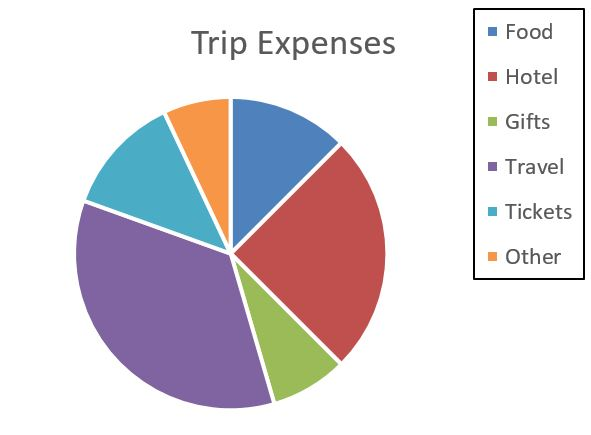
%> input picture Test Case 1/2.JPG, 591 x 435 px
$ octave --eval "result = Edgebased(imread('Test Case 1/2.JPG'));"   (GNU Octave 9; MATLAB toolbox functions it lacks are replaced by stand-ins)
%> lines starting %> are read from the running program, lines starting %| are printed output that depends on the picture; in (x1, y1, x2, y2) boxes, pixels count from 0 and x2, y2 are one past the last pixel; in counts of white or black regions, pixels touching at a corner belong together; the program's own positions count from 1
function [ s ] = Edgebased( I )


I = imread('1.png');
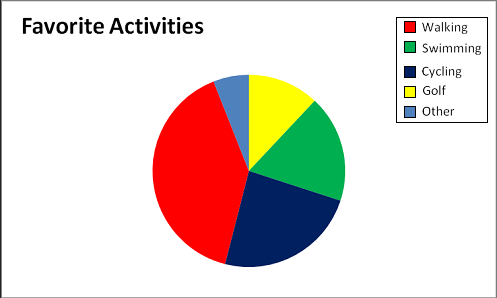
%> input picture Test Case 1/1.png, 497 x 298 px
%> I is the input picture: size 298x497x3 uint8; mean R, G, B 225.8, 214.1, 208.3
x = rgb2gray(I);
%segmentation
BW = edge(x,'canny');
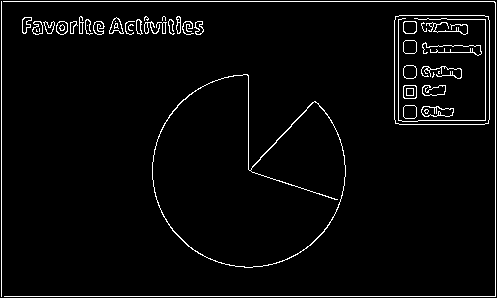
%> BW: size 298x497 logical; 3.5% white in thin lines or dots
figure, imshow(BW);
se = strel('square',4);
%dilation
BW = imdilate(BW,se);
%> BW: size 298x497 logical; 13% white; 10 white regions, largest, box (x1, y1, x2, y2) and area: (0, 0, 497, 298) 5517, (393, 14, 492, 127) 5063, (151, 73, 348, 270) 4002
figure,imshow(BW);
BW = imcomplement(BW);
range = (size(I,1)*size(I,2))/100;
%> range = 1481.1
BW2 = bwareaopen(BW,round(range));
%> BW2: size 298x497 logical; 86.7% white; 10 black regions, largest, box (x1, y1, x2, y2) and area: (0, 0, 497, 298) 5517, (393, 14, 492, 127) 5355, (151, 73, 348, 270) 4002
figure,imshow(BW2);
title('Remove Small Components')
%mtrxobj
[L, num] = bwlabel(BW2);
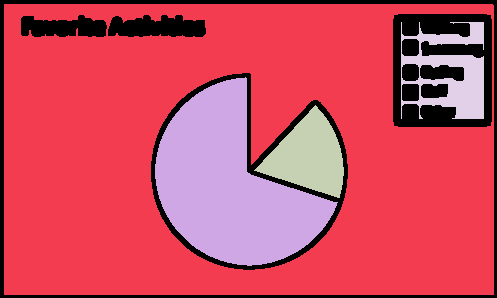
%> L: size 298x497 double; 5 distinct labels, from 0 to 4; one colour per label, 0 black
%> num = 4
[h, w, ~] = size(I);
%> h = 298; w = 497

smallRatio = h*w*0.002;
%> smallRatio = 296.2
totalpixels =0;
%display num_obj
disp(num)
%| 4
%sum of pie pixels
sumofall=0;
%1st for :sum
for i=2:num-1
     pixels_of_each_sector = 0;
    x = uint8(L==i);
    f = sum(sum(x==1));
    if(f < smallRatio)
        continue;
    end

   %d=sectors
    d = zeros(size(I));
    d(:,:,1) = uint8(x).*I(:,:,1);
    d(:,:,2) = uint8(x).*I(:,:,2);
    d(:,:,3) = uint8(x).*I(:,:,3);

    figure,imshow(uint8(d));

    pixels_of_each_sector=0;
    %each sector
    for j=1:h
        for k=1:w


            if (d(j,k) ~= 0)
                pixels_of_each_sector = pixels_of_each_sector+1;

            end
        end

    end
    sumofall= sumofall + pixels_of_each_sector;


end
%> this loop made 2 passes
%> (f, sumofall) on passes 1 to 2: (18824, 12454), (4523, 12454)
%> pass 1, in Edgebased, `x = uint8(L==i);`:
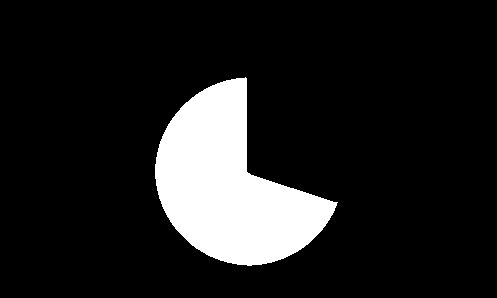
%> x: size 298x497 uint8; values 0 (black) and 1 (white), 12.7% white; 1 white region, box (x1, y1, x2, y2) and area: (155, 77, 338, 266) 18824
%> pass 1, in Edgebased, `imshow(uint8(d))`:
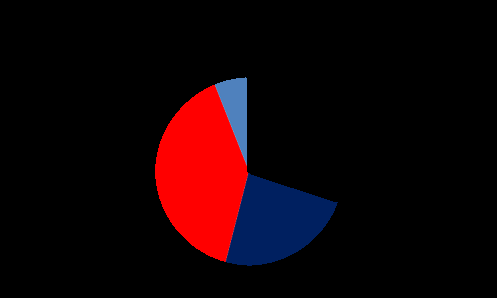
%> displayed picture: size 298x497x3, on the screen's scale of 0 to 255; mean R, G, B 19.6, 2.7, 6.1
disp(sumofall);
%| 12454
for i=2:num-1
     pixels_of_each_sector = 0;
    x = uint8(L==i);
    f = sum(sum(x==1));
    if(f < smallRatio)
        continue;
    end

    d = zeros(size(I));
    d(:,:,1) = uint8(x).*I(:,:,1);
    d(:,:,2) = uint8(x).*I(:,:,2);
    d(:,:,3) = uint8(x).*I(:,:,3);


    pixels_of_each_sector=0;
    for j=1:h
        for k=1:w


            if (d(j,k) ~= 0) % lw el pixel di lonha abyd
                pixels_of_each_sector = pixels_of_each_sector+1;

            end
        end

    end
    percentage = (pixels_of_each_sector*100)/sumofall;
    disp(percentage);
end
%> this loop made 2 passes
%> (f, percentage) on passes 1 to 2: (18824, 100), (4523, 0)
%| 100
%| 0
%etxract legend
Legend = zeros(size(I));
BlackLegendImg = zeros(size(I));
Objects = regionprops(L,'BoundingBox');
%> Objects = 4 regions; box (x1, y1, x2, y2): (4, 4, 494, 295), (155, 77, 338, 266), (254, 105, 344, 198), (401, 22, 484, 119)
for i =1:num
    obj=Objects(i);
    object_X=obj.BoundingBox(1);
    object_Y=obj.BoundingBox(2);
    object_W=obj.BoundingBox(3);
    object_H=obj.BoundingBox(4);
    cropped_image=imcrop(I,[object_X,object_Y,object_W-1,object_H-1]);
    if(i == num)
       Legend = cropped_image;
       figure,imshow(Legend);
    end
end
%> this loop made 4 passes
%> (object_X, object_Y, object_W, object_H) on passes 1 to 4: (4.5, 4.5, 490, 291), (155.5, 77.5, 183, 189), (254.5, 105.5, 90, 93), (401.5, 22.5, 83, 97)
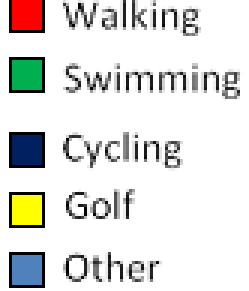
%> Legend: size 97x83x3 uint8 (shown 3 times larger); mean R, G, B 225.1, 225.2, 222.4


LegendResized = imresize(Legend,[h w]);
figure,imshow(LegendResized);
%boxes
BlackkkLegendImg = zeros(size(LegendResized));
x2 = rgb2gray(LegendResized);
edged = edge(x2,'canny');
%> edged: size 298x497 logical; 4.2% white in thin lines or dots
figure, imshow(edged);
se = strel('square',4);

edged = imdilate(edged,se);
%> edged: size 298x497 logical; 17.6% white; 37 white regions, largest, box (x1, y1, x2, y2) and area: (16, 256, 92, 298) 1579, (16, 195, 93, 236) 1577, (16, 57, 92, 98) 1572
figure,imshow(edged);
edged = imcomplement(edged);
%> edged: size 298x497 logical; 82.4% white; 37 black regions
[LForLegend, Lnum] = bwlabel(edged);
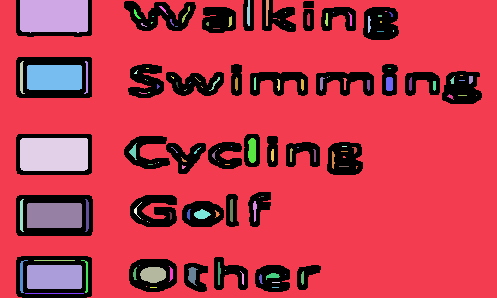
%> LForLegend: size 298x497 double; 131 distinct labels, from 0 to 130; one colour per label, 0 black
%> Lnum = 130
Objects = regionprops(LForLegend,'BoundingBox');
%> Objects = 130 regions; largest, box (x1, y1, x2, y2): (0, 0, 497, 298), (20, 0, 88, 33), (20, 138, 88, 171), (27, 65, 82, 90), (27, 203, 82, 228)

%> (the run ends here)
